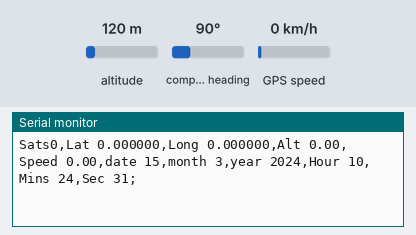
Bench run of a sketch on a simulated Arduino Uno, built with avr-gcc and run on an emulated ATmega328P. On the bench: the last lines printed to the serial monitor. The test bench sets the inputs (shaded band); at power-on: compass heading 90°, altitude 120 m, GPS speed 0 km/h. Storage starts empty; the GPS gets a fix after 3 s at 37.7749, -122.4194 with 8 satellites.

Above: at 1.9 s.
2.0 s: compass heading set to 180°
At 3.3 s:
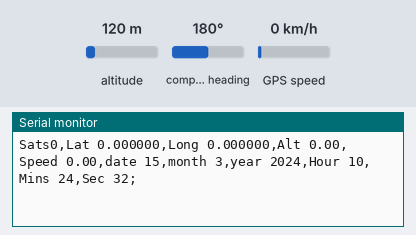
6.3 s: altitude set to 20 m
At 6.7 s:
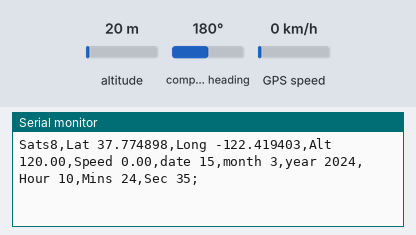
7.9 s: GPS speed set to 2 km/h
At 9.0 s:
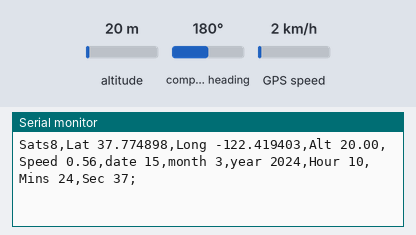
Timing chart, 0 to 10.9 s (numbered marks = the images above; inputs shaded):
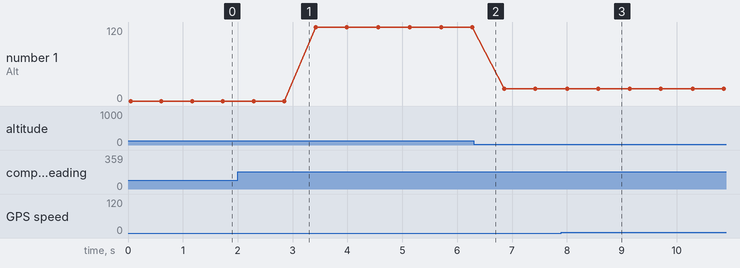

Measured:
- after the input at 7.9 s, the serial monitor: prints a new line after 0.10 s (image 3)
- plotted number 1: 120 → 20 after the input at 6.3 s

The sketch:

interface_code_v3_GPS_SD_card.ino
```cpp
// sd card header files declaration
#include <SPI.h>
#include <SD.h>

//gps header files
#include <TinyGPS++.h>
#include <SoftwareSerial.h>
#define rxGPS 2
#define txGPS 3

//sd card variable declaration
File myFile;

//Gps variables declation
long lat, lon;
SoftwareSerial gpsSerial(rxGPS, txGPS);
TinyGPSPlus gps;

void setup()
{
  Serial.begin(9600);
  sd_initialization();
  gps_intialization();
}

void loop()
{
  sd_write();
  //sd_read();
  delay(1000);
}

void sd_initialization()
{
  while (!Serial) {
    ; // wait for serial port to connect. Needed for native USB port only
  }


  Serial.print("Initializing SD card...");

  if (!SD.begin(10)) {
    Serial.println("initialization failed!");
    while (1);
  }
  Serial.println("initialization done.");
}

void sd_write()
{
  //ACTUAL SD CODE
  myFile = SD.open("drifter.txt", FILE_WRITE);

  // if the file opened okay, write to it:
  if (myFile) {

    //////////////////////////////// GPS Data////////////////////////////////
    while (gpsSerial.available())     // check for gps data
    {
      if (gps.encode(gpsSerial.read()))   // encode gps data
      {

        Serial.print("Sats"); Serial.print(gps.satellites.value()); Serial.print(',');
        Serial.print("Lat"); Serial.print(' '); Serial.print(gps.location.lat(), 6); Serial.print(',');
        Serial.print("Long"); Serial.print(' '); Serial.print(gps.location.lng(), 6); Serial.print(',');
        Serial.print("Alt"); Serial.print(' '); Serial.print(gps.altitude.meters()); Serial.print(',');
        Serial.print("Speed"); Serial.print(' '); Serial.print(gps.speed.mps()); Serial.print(',');
        Serial.print("date"); Serial.print(' '); Serial.print(gps.date.day()); Serial.print(',');
        Serial.print("month"); Serial.print(' '); Serial.print(gps.date.month()); Serial.print(',');
        Serial.print("year"); Serial.print(' '); Serial.print(gps.date.year()); Serial.print(',');
        Serial.print("Hour"); Serial.print(' '); Serial.print(gps.time.hour()); Serial.print(',');
        Serial.print("Mins"); Serial.print(' '); Serial.print(gps.time.minute()); Serial.print(',');
        Serial.print("Sec"); Serial.print(' '); Serial.print(gps.time.second()); Serial.print(';'); Serial.println(' ');

        myFile.print("Sats");
        myFile.print(gps.satellites.value()); myFile.print(',');
        // myFile.print("Lat");
        myFile.print(' '); myFile.print(gps.location.lat(), 6); myFile.print(',');
        //myFile.print("Long");
        myFile.print(' '); myFile.print(gps.location.lng(), 6); myFile.print(',');
        // myFile.print("Alt");
        myFile.print(' '); myFile.print(gps.altitude.meters()); myFile.print(',');
        // myFile.print("Speed");
        myFile.print(' '); myFile.print(gps.speed.mps()); myFile.print(',');
        // myFile.print("date");
        myFile.print(' '); myFile.print(gps.date.day()); myFile.print(',');
        //myFile.print("month");
        myFile.print(' '); myFile.print(gps.date.month()); myFile.print(',');
        // myFile.print("year");
        myFile.print(' '); myFile.print(gps.date.year()); myFile.print(',');
        // myFile.print("Hour");
        myFile.print(' '); myFile.print(gps.time.hour()); myFile.print(',');
        // myFile.print("Mins");
        myFile.print(' '); myFile.print(gps.time.minute()); myFile.print(',');
        //myFile.print("Sec");
        myFile.print(' '); myFile.print(gps.time.second()); myFile.print(';'); myFile.println(' ');
        delay(500);
      }
    }

    // close the file:
    myFile.close();
    //Serial.println("Writing in SD card");
    //delay(1000);
  } else {
    // if the file didn't open, print an error:
    Serial.println("error opening the file");
  }
  //delay(1000);
}
void gps_intialization()
{
  gpsSerial.begin(9600); // connect gps sensor
}
```
